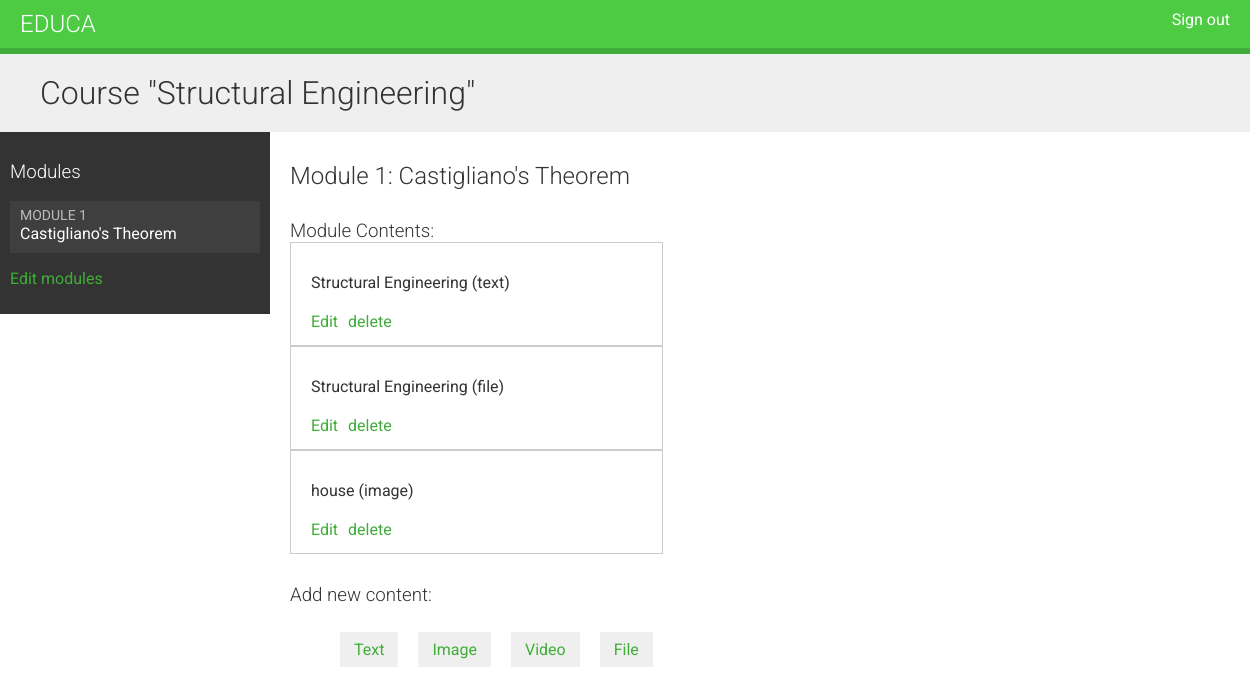
Page /course/module/21/ (signed in) on the committed database.
### courses/models.py (models this page shows, shortened)
class Course(models.Model):
    owner = models.ForeignKey(User, related_name='courses_created', on_delete=models.CASCADE)
    subject = models.ForeignKey(Subject, related_name='courses', on_delete=models.CASCADE)
    title = models.CharField(max_length=250)
    slug = models.SlugField(max_length=250, unique=True)
    overview = models.TextField()
    created = models.DateTimeField(auto_now_add=True)
    students = models.ManyToManyField(User, related_name='courses_joined', blank=True)
    class Meta:
        ordering = ('-created',)  # recent courses at the top.

class Module(models.Model):
    course = models.ForeignKey(Course, related_name='modules', on_delete=models.CASCADE)
    title = models.CharField(max_length=250)
    description = models.TextField(blank=True)
    order = OrderField(blank=True, for_fields=['course'])  # this will be automatically set for us.
    class Meta:
        ordering = ('order',)

class Content(models.Model):
    module = models.ForeignKey(Module, related_name='contents', on_delete=models.CASCADE)
    content_type = models.ForeignKey(ContentType, on_delete=models.CASCADE,
                    limit_choices_to={'model__in': {
                        'text',
                        'file',
                        'image',
                        'video',
                    }})  # this will point to the model
    object_id = models.PositiveIntegerField()
    item = GenericForeignKey('content_type', 'object_id')
    order = OrderField(blank=True, for_fields=['module'])
    class Meta:
        ordering = ('order',)

class ItemBase(models.Model):
    owner = models.ForeignKey(User, related_name='%(class)s_related',
                        on_delete=models.CASCADE)
    title = models.CharField(max_length=250)
    created = models.DateTimeField(auto_now_add=True)
    updated = models.DateTimeField(auto_now=True)
    class Meta:
        abstract = True
    def __str__(self):
        return self.title

class Text(ItemBase):
    content = models.TextField()

class File(ItemBase):
    file = models.FileField(upload_to='files')

class Image(ItemBase):
    file = models.FileField(upload_to='images')

### courses/views.py (the view)
# urls.py: path('module/<int:module_id>/', views.ModuleContentListView.as_view(), name='module_content_list'),
class ModuleContentListView(TemplateResponseMixin, View):
    template_name = 'courses/manage/module/content_list.html'
    def get(self, request, module_id):
        module = get_object_or_404(Module,
                                    id=module_id,
                                    course__owner=request.user)
        return self.render_to_response({'module':module})

### courses/templatetags/course.py (called while the page is built)
@register.filter
def model_name(obj):
    try:
        return obj._meta.model_name
    except AttributeError:
        return None

### courses/templates/courses/manage/module/content_list.html (shortened to what this page needs)
{% extends 'base.html' %}
{% load course %}
{% block content %}
    {% with course=module.course %}
        <h1>Course "{{ course.title }}"</h1>
        <div class='contents'>
            <h3>Modules</h3>
            <ul id='modules'>
                {% for m in course.modules.all %}
                    <li data-id='{{ m.id }}' {% if m == module %} class='selected'{% endif %}>
                        <a href='{% url "courses:module_content_list" m.id %}'>
                            <span>
                                Module <span class='order'>{{ m.order|add:1 }}</span>
                            </span>
                            <br/>
                            {{ m.title }}
                        </a>
                    </li>
                {% empty %}
                    <li>No modules yet.</li>
                {% endfor %}
            </ul>
            <p><a href='{% url "courses:course_module_update" course.id %}'>
                Edit modules
            </a></p>
        </div>
        <div class='module'>
            <h2>Module {{ module.order|add:1 }}: {{ module.title }}</h2>
            <h3>Module Contents:</h3>
            <div id='module-contents'>
                {% for content in module.contents.all %}
                    <div data-id='{{ content.id }}'>
                        {% with item=content.item %}
                            <p>{{ item }} ({{ item|model_name }})</p>
                            <a href='{% url "courses:module_content_update" module.id item|model_name item.id %}'>Edit</a>
                            <form action="{% url 'courses:module_content_delete' content.id %}" method='post'>
                                <input type='submit' value='delete'>
                            </form>
                        {% endwith %}
                    </div>
                {% empty %}
                    <p>This module has no contents yet.</p>
                {% endfor %}
            </div>
            <h3>Add new content:</h3>
            <ul class='content-types'>
                <li><a href='{% url "courses:module_content_create" module.id "text" %}'>Text</a></li>
                <li><a href='{% url "courses:module_content_create" module.id "image" %}'>Image</a></li>
                <li><a href='{% url "courses:module_content_create" module.id "video" %}'>Video</a></li>
                <li><a href='{% url "courses:module_content_create" module.id "file" %}'>File</a></li>
            </ul>
        </div>
    {% endwith %}
{% endblock %}

### courses/static/css/base.css (style rules this page uses)
body { margin:0; font-family:'Roboto', sans-serif; font-weight:400; color:#333; }
a { color:#3fad37; text-decoration:none; }
h1, h2, h3, h4, h5, h6 { font-family:'Roboto', sans-serif; font-weight:300; }
h1 { background:#efefef; width:100%; overflow:auto; padding:20px 0 20px 40px; margin:0; }
.module { overflow:auto; }
.module h3 { margin:30px 0 0; padding:0; width:100%; }
.module p { margin:10px 0 20px; width:100%; float:left; }
.contents { width:20%; padding:10px; float:left; background:#333; color: #fff; font-family:'Roboto', sans-serif; }
.contents ul { list-style:none; margin:0; padding:0; }
.contents ul li { margin:0 0 10px 0; padding:4px 10px 10px; overflow:auto; }
.contents ul li.selected { background:#3f3f3f; }
.contents ul span { text-transform:uppercase; color:#bbb; font-size:14px; }
.contents ul a { display:block; color:#fff; text-decoration:none; }
.module { padding:10px 20px; float:left; }
ul.content-types li { list-style:none; float:left; margin:10px; background:#efefef; padding:8px 14px; }
input, select, textarea { border:1px solid #ccc; border-bottom:3px solid #ccc; padding:8px 12px; font-size:16px; font-family:'Roboto', sans-serif; float:left; clear:both; width:300px; }
input[type=submit], a.button { border-radius:5px; background:#4dcc43; color:#fff; font-size:16px; text-transform:uppercase; border:none; padding:10px 20px; margin:20px 0; }
#module-contents div { padding:20px 20px 4px 20px; border:1px solid #ccc; background:#fff; overflow:auto; }
#module-contents a { float:left; }
#module-contents form { margin:0; padding:0; float:left; }
#module-contents input[type="submit"] { width:auto; background:none; color:#3fad37; margin:0 0 10px 10px; padding:0; text-transform:none; }

### rows in the picture
Course: title "Structural Engineering"
Module: order|add "1", title "Castigliano's Theorem"
Content: item "Structural Engineering", item|model_name "text"
Content: item "Structural Engineering", item|model_name "file"
Content: item "house", item|model_name "image"
